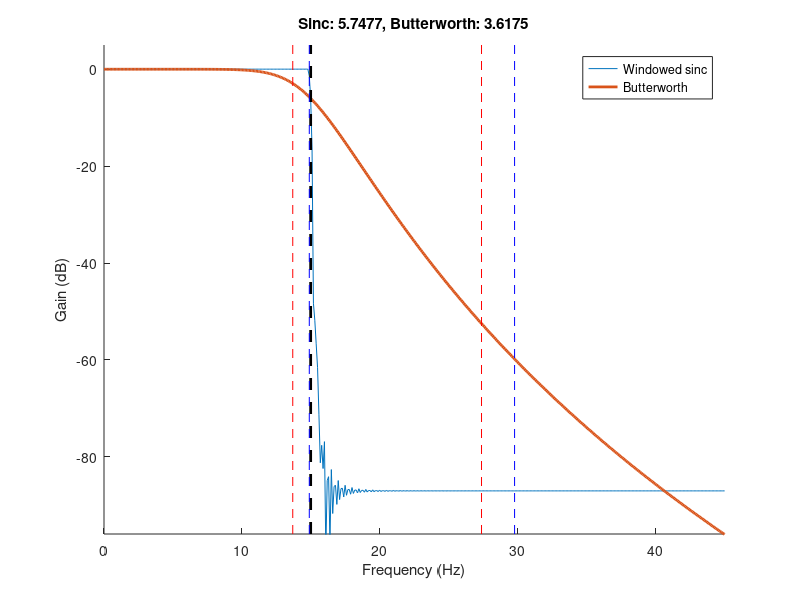

The MATLAB source for this figure:
%%
%     COURSE: Signal processing problems, solved in MATLAB and Python
%    SECTION: Filtering
%      VIDEO: Quantifying roll-off characteristics
% Instructor: sincxpress.com
%
%%

%% create a windowed sinc filter

% simulation parameters
srate = 1000;
time  = -4:1/srate:4;
pnts  = length(time);

% FFT parameters
nfft = 10000;
hz   = linspace(0,srate/2,floor(nfft/2)+1);

filtcut = 15;
sincfilt = sin(2*pi*filtcut*time) ./ time;

% adjust NaN and normalize filter to unit-gain
sincfilt(~isfinite(sincfilt)) = max(sincfilt);
sincfilt = sincfilt./sum(sincfilt);

% windowed sinc filter
hannw = .5 - cos(2*pi*linspace(0,1,pnts))./2;
sincfiltW = sincfilt .* hannw;

% spectrum of filter
sincX = 10*log10(abs(fft(sincfiltW,nfft)).^2);
sincX = sincX(1:length(hz));


%% create a Butterworth low-pass filter

% generate filter coefficients (Butterworth)
[filtb,filta] = butter(5,filtcut/(srate/2),'low');

% test impulse response function (IRF)
impulse  = [ zeros(1,500) 1 zeros(1,500) ];
fimpulse = filtfilt(filtb,filta,impulse);

% spectrum of filter response
butterX = 10*log10(abs(fft(fimpulse,nfft)).^2);
butterX = butterX(1:length(hz));


%% plot frequency responses

% plot
figure(1), clf, hold on
plot(hz,sincX, hz,butterX, 'linew',2)
plotedge = dsearchn(hz',filtcut*3);
set(gca,'xlim',[0 filtcut*3],'ylim',[min([butterX(plotedge) sincX(plotedge)]) 5])

plot([1 1]*filtcut,get(gca,'ylim'),'k--','linew',2)



% find -3 dB after filter edge
filtcut_idx = dsearchn(hz',filtcut);

sincX3db   = dsearchn(sincX',-3);
butterX3db = dsearchn(butterX',-3);

% add to the plot
plot([1 1]*hz(sincX3db),get(gca,'ylim'),'b--')
plot([1 1]*hz(butterX3db),get(gca,'ylim'),'r--')



% find double the frequency
sincXoct   = dsearchn(hz',hz(sincX3db)*2);
butterXoct = dsearchn(hz',hz(butterX3db)*2);

% add to the plot
plot([1 1]*hz(sincXoct),get(gca,'ylim'),'b--')
plot([1 1]*hz(butterXoct),get(gca,'ylim'),'r--')



% find attenuation from that point to double its frequency
sincXatten   = sincX(sincX3db*2);
butterXatten = butterX(butterX3db*2);

sincXrolloff   = (sincX(sincX3db)-sincX(sincXoct)) / (hz(sincXoct)-hz(sincX3db));
butterXrolloff = (butterX(butterX3db)-butterX(butterXoct)) / (hz(butterXoct)-hz(butterX3db));

% report!
title([ 'Sinc: ' num2str(sincXrolloff) ', Butterworth: ' num2str(butterXrolloff) ])
legend({'Windowed sinc';'Butterworth'})
xlabel('Frequency (Hz)'), ylabel('Gain (dB)')


%% done.
